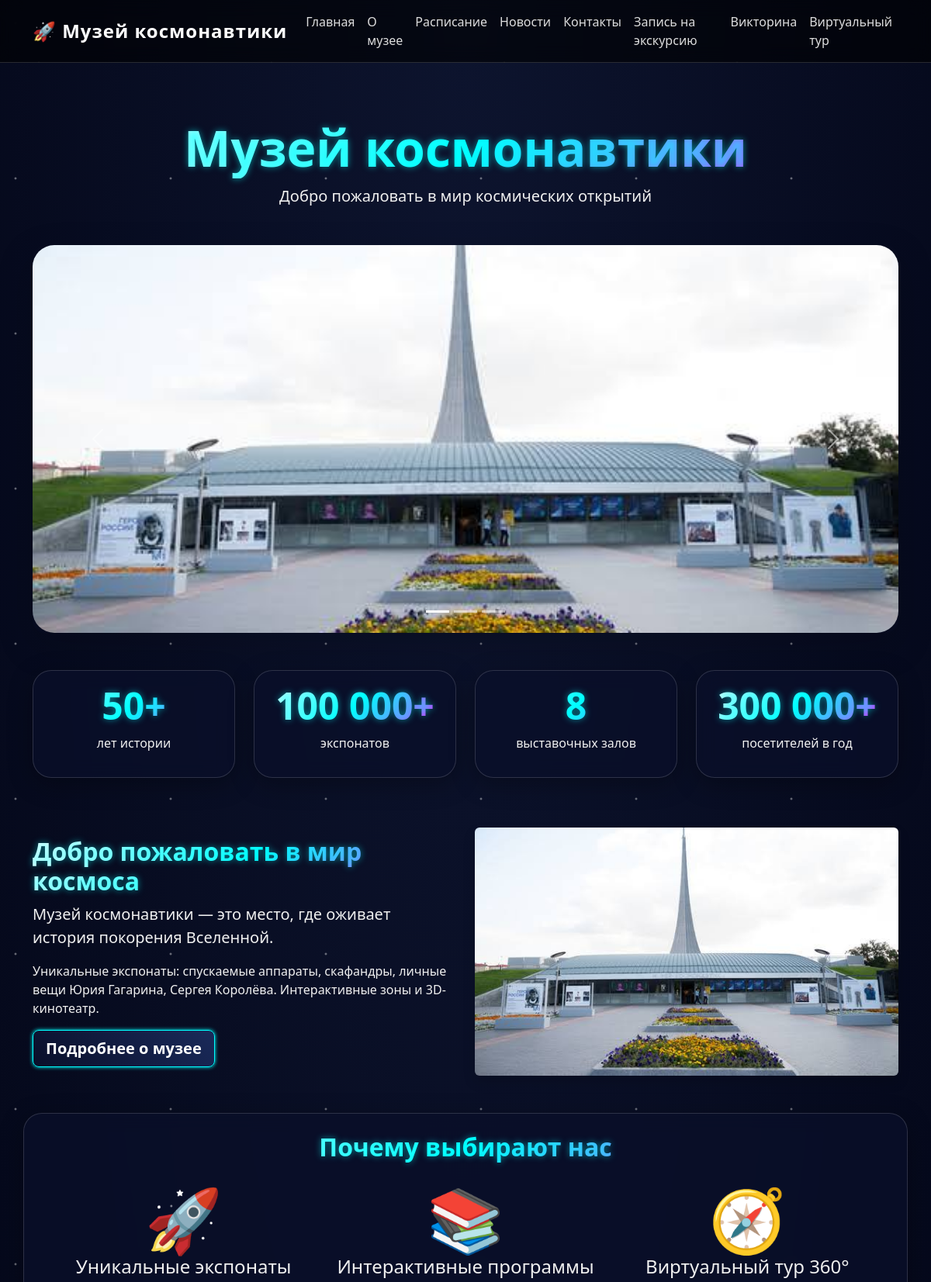
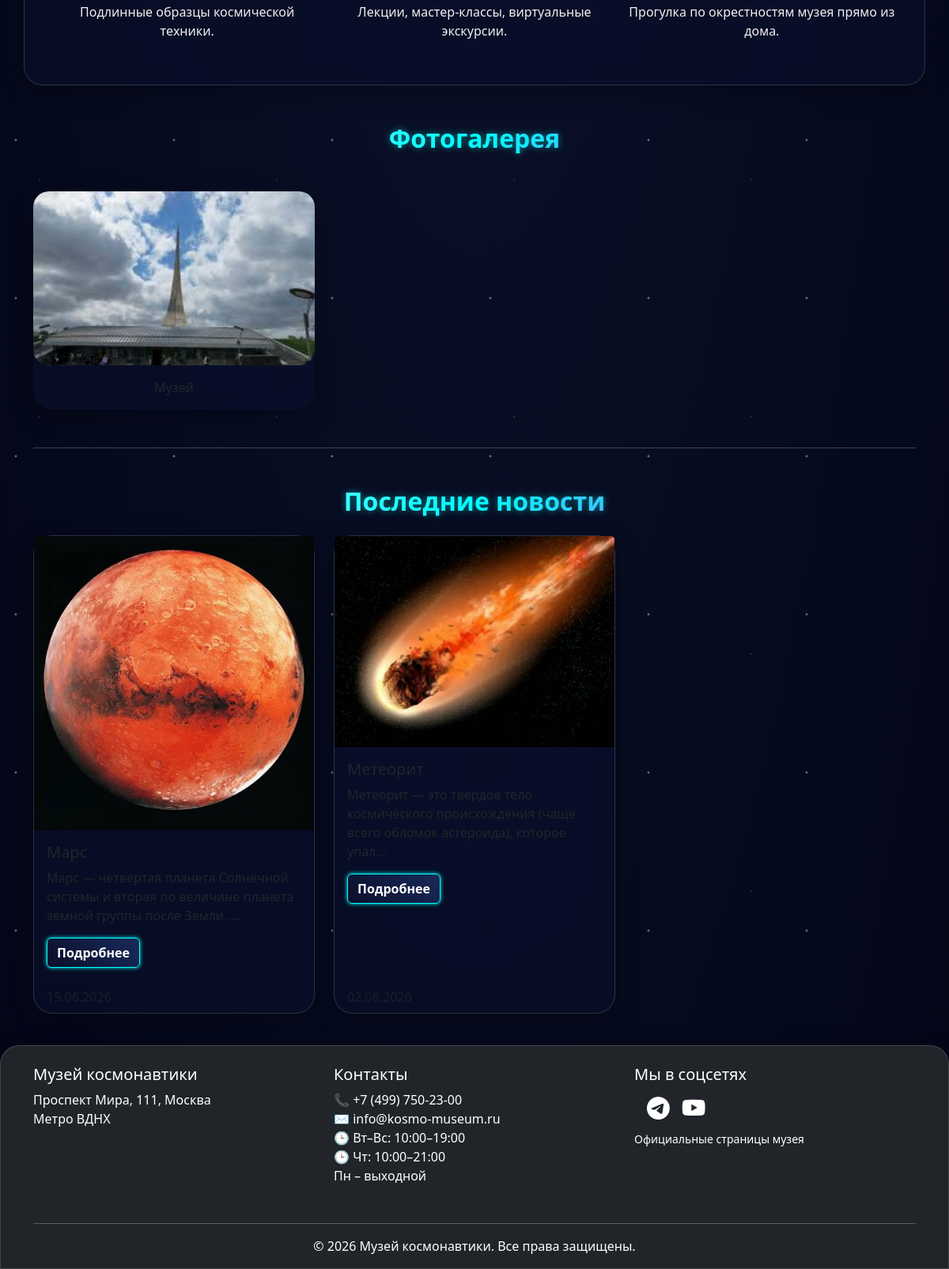
The page / on the database its author committed (2 pictures, top to bottom).
### museum_app/models.py (models this page shows, shortened)
class GalleryImage(models.Model):
    title = models.CharField(max_length=100, blank=True, verbose_name='Название')
    image = models.ImageField(upload_to='gallery/', verbose_name='Изображение')
    order = models.PositiveIntegerField(default=0, verbose_name='Порядок')
    class Meta:
        ordering = ['order']
        verbose_name = 'Фото галереи'
        verbose_name_plural = 'Фото галереи'

class News(models.Model):
    title = models.CharField(max_length=200, verbose_name='Заголовок')
    slug = models.SlugField(unique=True, verbose_name='Ссылка')
    preview_image = models.ImageField(upload_to='news_previews/', blank=True, null=True, verbose_name='Превью-картинка')
    short_text = models.TextField(max_length=300, verbose_name='Краткий текст')
    full_text = models.TextField(verbose_name='Полный текст')
    date_published = models.DateTimeField(default=timezone.now, verbose_name='Дата публикации')
    is_published = models.BooleanField(default=True, verbose_name='Опубликовано')
    class Meta:
        ordering = ['-date_published']
        verbose_name = 'Новость'
        verbose_name_plural = 'Новости'

### museum_app/views.py (the view)
# urls.py: path('', views.home, name='home'),
def home(request):
    news_list = News.objects.filter(is_published=True)[:3]
    welcome_text = SiteSetting.objects.filter(key='welcome_text').first()
    gallery_images = GalleryImage.objects.all()[:6]
    return render(request, 'museum_app/home.html', {
        'news_list': news_list,
        'welcome_text': welcome_text.value if welcome_text else '',
        'gallery_images': gallery_images,
    })

### museum_app/templates/museum_app/home.html (shortened to what this page needs)
{% extends 'museum_app/base.html' %}
{% load static %}
{% block content %}
<div class="text-center my-5 animated-title">
    <h1 class="display-3 fw-bold gradient-text">Музей космонавтики</h1>
    <p class="lead">Добро пожаловать в мир космических открытий</p>
</div>
<div id="mainCarousel" class="carousel slide mb-5 shadow-lg rounded-4 overflow-hidden" data-bs-ride="carousel">
    <div class="carousel-indicators">
        <button type="button" data-bs-target="#mainCarousel" data-bs-slide-to="0" class="active"></button>
        <button type="button" data-bs-target="#mainCarousel" data-bs-slide-to="1"></button>
        <button type="button" data-bs-target="#mainCarousel" data-bs-slide-to="2"></button>
    </div>
    <div class="carousel-inner">
        <div class="carousel-item active">
            <img src="/media/glavnoe.jpg" class="d-block w-100" alt="Музей">
        </div>
    </div>
    <button class="carousel-control-prev" type="button" data-bs-target="#mainCarousel" data-bs-slide="prev">
        <span class="carousel-control-prev-icon"></span>
    </button>
    <button class="carousel-control-next" type="button" data-bs-target="#mainCarousel" data-bs-slide="next">
        <span class="carousel-control-next-icon"></span>
    </button>
</div>
<div class="row text-center my-5">
    <div class="col-md-3 col-sm-6 mb-3">
        <div class="p-3 glass-panel">
            <h2 class="display-5 gradient-text">50+</h2>
            <p>лет истории</p>
        </div>
    </div>
    <div class="col-md-3 col-sm-6 mb-3">
        <div class="p-3 glass-panel">
            <h2 class="display-5 gradient-text">100 000+</h2>
            <p>экспонатов</p>
        </div>
    </div>
    <div class="col-md-3 col-sm-6 mb-3">
        <div class="p-3 glass-panel">
            <h2 class="display-5 gradient-text">8</h2>
            <p>выставочных залов</p>
        </div>
    </div>
    <div class="col-md-3 col-sm-6 mb-3">
        <div class="p-3 glass-panel">
            <h2 class="display-5 gradient-text">300 000+</h2>
            <p>посетителей в год</p>
        </div>
    </div>
</div>
<div class="row my-5 align-items-center">
    <div class="col-md-6">
        <h2 class="gradient-text">Добро пожаловать в мир космоса</h2>
        <p class="lead">Музей космонавтики — это место, где оживает история покорения Вселенной.</p>
        <p>Уникальные экспонаты: спускаемые аппараты, скафандры, личные вещи Юрия Гагарина, Сергея Королёва. Интерактивные зоны и 3D-кинотеатр.</p>
        <a href="{% url 'museum_app:about' %}" class="btn btn-primary btn-lg">Подробнее о музее</a>
    </div>
    <div class="col-md-6">
        <img src="/media/glavnoe.jpg" class="img-fluid rounded shadow" alt="Зал музея">
    </div>
</div>
<div class="row my-5 text-center glass-panel p-4">
    <div class="col-12">
        <h2 class="mb-4 gradient-text">Почему выбирают нас</h2>
    </div>
    <div class="col-md-4 mb-3">
        <span class="display-1">🚀</span>
        <h4>Уникальные экспонаты</h4>
        <p>Подлинные образцы космической техники.</p>
    </div>
    <div class="col-md-4 mb-3">
        <span class="display-1">📚</span>
        <h4>Интерактивные программы</h4>
        <p>Лекции, мастер-классы, виртуальные экскурсии.</p>
    </div>
    <div class="col-md-4 mb-3">
        <span class="display-1">🧭</span>
        <h4>Виртуальный тур 360°</h4>
        <p>Прогулка по окрестностям музея прямо из дома.</p>
    </div>
</div>
<h2 class="text-center my-5 gradient-text">Фотогалерея</h2>
<div class="row gy-4">
    {% for img in gallery_images|slice:":6" %}
    <div class="col-md-4 col-sm-6">
        <div class="card h-100 border-0 glass-panel">
            <img src="{{ img.image.url }}" class="card-img-top holo-img" alt="{{ img.title }}" data-bs-toggle="modal" data-bs-target="#imageModal" data-img-url="{{ img.image.url }}">
            <div class="card-body text-center">
                <p class="card-text">{{ img.title|default:"Момент из истории" }}</p>
            </div>
        </div>
    </div>
    {% empty %}
    <div class="col-12 text-center">
        <p>Фотографии загружаются. Зайдите в админку и добавьте изображения в галерею.</p>
    </div>
    {% endfor %}
</div>
<hr class="my-5">
<h2 class="text-center mb-4 gradient-text">Последние новости</h2>
<div class="row">
    {% for news in news_list %}
    <div class="col-md-4 mb-3">
        <div class="card h-100 tilt-card">
            {% if news.preview_image %}
                <img src="{{ news.preview_image.url }}" class="card-img-top" alt="{{ news.title }}">
            {% else %}
                <div class="card-img-top d-flex align-items-center justify-content-center bg-secondary text-white" style="height: 200px;">
                    📷 Нет фото
                </div>
            {% endif %}
            <div class="card-body">
                <h5 class="card-title">{{ news.title }}</h5>
                <p class="card-text">{{ news.short_text|truncatechars:100 }}</p>
                <a href="{% url 'museum_app:news_detail' news.slug %}" class="btn btn-primary">Подробнее</a>
            </div>
            <div class="card-footer text-muted">{{ news.date_published|date:"d.m.Y" }}</div>
        </div>
    </div>
    {% empty %}
    <div class="col-12 text-center">
        <p>Новостей пока нет. Зайдите в админку и добавьте первую новость.</p>
    </div>
    {% endfor %}
</div>
{% endblock %}

### museum_app/templates/museum_app/base.html (shortened to what this page needs)
{% load static %}
<!DOCTYPE html>
<html lang="ru">
<head>
    <link href="https://cdn.jsdelivr.net/npm/bootstrap@5.3.0-alpha1/dist/css/bootstrap.min.css" rel="stylesheet">
    <link rel="stylesheet" href="https://cdn.jsdelivr.net/npm/bootstrap-icons@1.11.3/font/bootstrap-icons.min.css">
    <link rel="stylesheet" href="{% static 'museum_app/css/style.css' %}">
</head>
<body class="d-flex flex-column min-vh-100">
    <div class="stars-bg">
        <div class="star-layer layer1"></div>
        <div class="star-layer layer2"></div>
    </div>
    <nav class="navbar navbar-expand-lg navbar-dark">
        <div class="container">
            <a class="navbar-brand fw-bold" href="{% url 'museum_app:home' %}">
                🚀 Музей космонавтики
            </a>
            <div class="collapse navbar-collapse" id="navbarNav">
                <ul class="navbar-nav ms-auto">
                    <li class="nav-item"><a class="nav-link" href="{% url 'museum_app:home' %}">Главная</a></li>
                    <li class="nav-item"><a class="nav-link" href="{% url 'museum_app:about' %}">О музее</a></li>
                    <li class="nav-item"><a class="nav-link" href="{% url 'museum_app:schedule' %}">Расписание</a></li>
                    <li class="nav-item"><a class="nav-link" href="{% url 'museum_app:news_list' %}">Новости</a></li>
                    <li class="nav-item"><a class="nav-link" href="{% url 'museum_app:contacts' %}">Контакты</a></li>
                    <li class="nav-item"><a class="nav-link" href="{% url 'museum_app:excursion_request' %}">Запись на экскурсию</a></li>
                    <li class="nav-item"><a class="nav-link" href="{% url 'museum_app:quiz' %}">Викторина</a></li>
                    <li class="nav-item"><a class="nav-link" href="{% url 'museum_app:virtual_tour' %}">Виртуальный тур</a></li>
                </ul>
            </div>
        </div>
    </nav>
    <main class="container my-4 flex-grow-1">
        {% block content %}{% endblock %}
    </main>
    <footer class="bg-dark text-white pt-4 pb-3 mt-auto">
        <div class="container">
            <div class="row">
                <div class="col-md-4 mb-3">
                    <h5>Музей космонавтики</h5>
                    <p>Проспект Мира, 111, Москва<br>Метро ВДНХ</p>
                </div>
                <div class="col-md-4 mb-3">
                    <h5>Контакты</h5>
                    <p>
                        📞 +7 (499) 750-23-00<br>
                        ✉️ info@kosmo-museum.ru<br>
                        🕒 Вт–Вс: 10:00–19:00<br>
                        🕒 Чт: 10:00–21:00<br>
                        Пн – выходной
                    </p>
                </div>
                <div class="col-md-4 mb-3">
                    <h5>Мы в соцсетях</h5>
                    <div class="d-flex gap-3 align-items-center">
                        <a href="https://t.me/kosmo_museum" class="text-white" target="_blank" rel="noopener noreferrer">
                            <i class="bi bi-telegram" style="font-size: 1.8rem;"></i>
                        </a>
                        <a href="https://rutube.ru/channel/48049366/" class="text-white" target="_blank" rel="noopener noreferrer">
                            <i class="bi bi-youtube" style="font-size: 1.8rem;"></i>
                        </a>
                    </div>
                    <p class="small mt-2">Официальные страницы музея</p>
                </div>
            </div>
            <hr class="bg-secondary">
            <div class="text-center">
                <p class="mb-0">© {% now "Y" %} Музей космонавтики. Все права защищены.</p>
            </div>
        </div>
    </footer>
</body>
</html>

### museum_app/static/museum_app/css/style.css (style rules this page uses)
:root { --bg-dark: #0a0f2a; --bg-darker: #050814; --accent: #ff7700; --accent-glow: #ffaa33; --neon-cyan: #0ff; --neon-magenta: #f0f; --text-light: #f0f0f0; --glass-bg: rgba(10, 15, 42, 0.75); --glass-border: rgba(255, 255, 255, 0.15); }
body { background: radial-gradient(ellipse at top, #0d142e, #030617); color: var(--text-light); font-family: 'Segoe UI', 'Montserrat', system-ui, sans-serif; position: relative; overflow-x: hidden; margin: 0; padding: 0; min-height: 100vh; display: flex; flex-direction: column; }
.stars-bg { position: fixed; top: 0; left: 0; width: 100%; height: 100%; pointer-events: none; z-index: 0; }
.star-layer { position: absolute; top: 0; left: 0; width: 100%; height: 100%; background-repeat: repeat; background-size: 200px 200px; opacity: 0.6; }
.layer1 { background-image: radial-gradient(2px 2px at 20px 30px, #fff, rgba(0,0,0,0)); animation: moveStars1 60s linear infinite; }
.layer2 { background-image: radial-gradient(1px 1px at 50px 80px, #ffe, rgba(0,0,0,0)); background-size: 300px 300px; opacity: 0.4; animation: moveStars2 90s linear infinite; }
.container, main, footer, .navbar { position: relative; z-index: 2; }
.navbar { background: rgba(0, 0, 0, 0.6) !important; backdrop-filter: blur(12px); border-bottom: 1px solid var(--glass-border); }
.navbar-brand { font-size: 1.5rem; font-weight: bold; letter-spacing: 1px; }
.navbar-nav .nav-link { color: #ddd; transition: 0.3s; }
h1, h2, h3, .gradient-text { background: linear-gradient(135deg, #fff, var(--neon-cyan), var(--neon-magenta)); -webkit-background-clip: text; background-clip: text; color: transparent; text-shadow: 0 0 8px rgba(0,255,255,0.5); font-weight: 700; }
.card, .modal-content, .glass-panel, footer { background: var(--glass-bg) !important; backdrop-filter: blur(12px); border: 1px solid var(--glass-border); border-radius: 24px; box-shadow: 0 8px 32px rgba(0,0,0,0.3); transition: all 0.3s; }
.tilt-card { transition: transform 0.2s, box-shadow 0.2s; }
.btn-primary { background: linear-gradient(45deg, #0a0f2a, #1a2a5a) !important; border: 1px solid var(--neon-cyan) !important; box-shadow: 0 0 5px var(--neon-cyan); transition: all 0.3s; color: white; font-weight: 600; }
.carousel-item img { height: 500px; object-fit: cover; border-radius: 28px; }
.holo-img { transition: all 0.3s; cursor: pointer; border-radius: 20px; height: 220px; object-fit: cover; width: 100%; filter: brightness(0.9) contrast(1.2); position: relative; }
.animated-title { animation: fadeInUp 1.2s ease-out; }
footer { margin-top: auto; background: rgba(0, 0, 0, 0.7) !important; border-radius: 24px 24px 0 0; }

### rows shown on the page
GalleryImage: image (picture), title "Музей"
News: preview_image (picture), title "Марс", short_text "Марс — четвертая планета Солнечной системы и вторая по величине планета земной группы после Земли. …"
News: preview_image (picture), title "Метеорит", short_text "Метеорит — это твердое тело космического происхождения (чаще всего обломок астероида), которое упал…"
